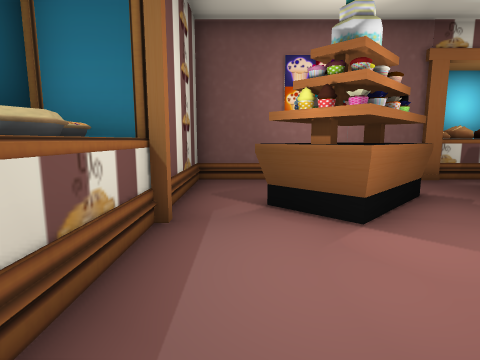
View 1 (above)

21 first-person views from a walk through a 3-D level made in the Unity game engine. The camera is 1.3 m above the floor, tilts 8° down and sees 80° across. Doors are open. The floor is counted in squares, 1 m on a side. Each view is taken from the middle of a square. On the plan, view 1 faces up. The plan holds only what a view shows up to about 13 squares ahead; the rest is blank. The place goes on beyond the plan.

View 2
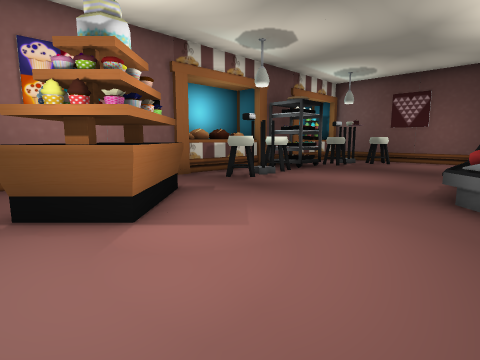

View 3
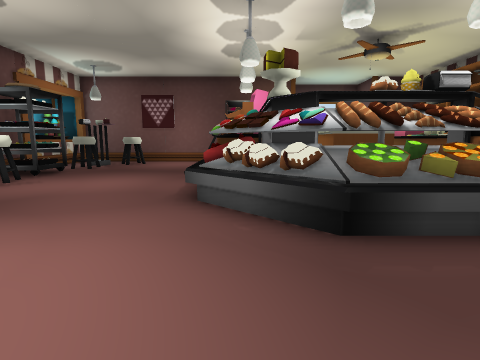

View 4
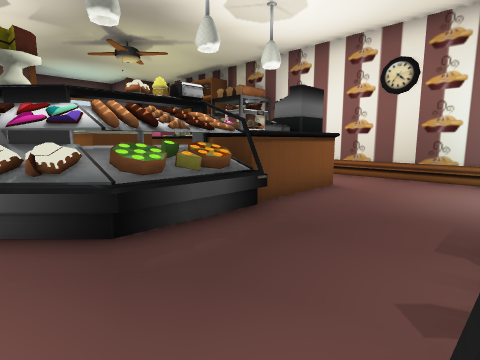

View 5
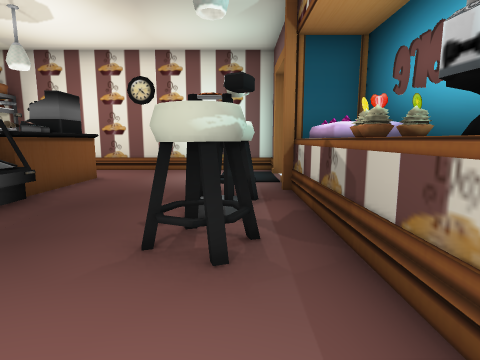

View 6
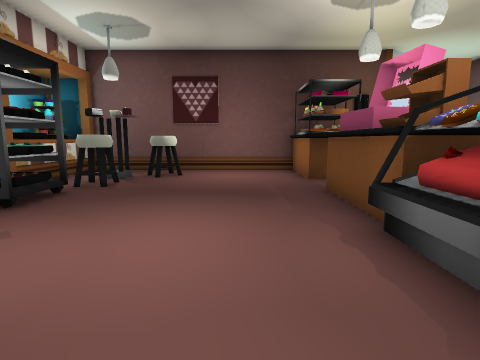

View 7
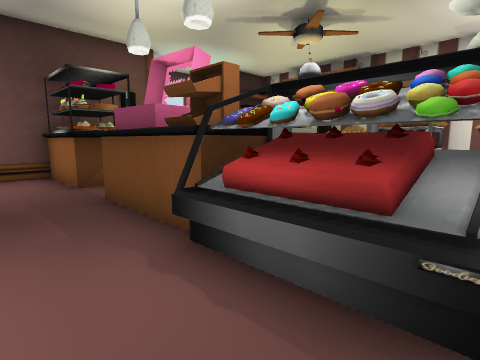

View 8
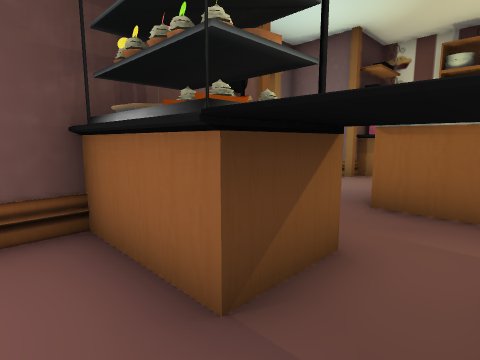

View 9
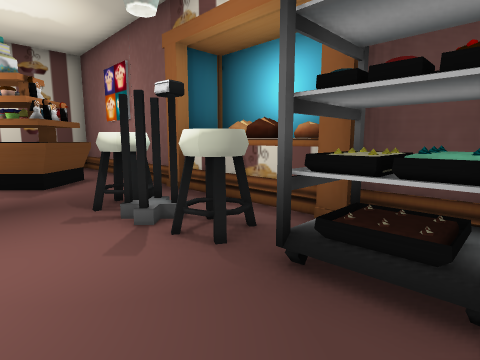

View 10
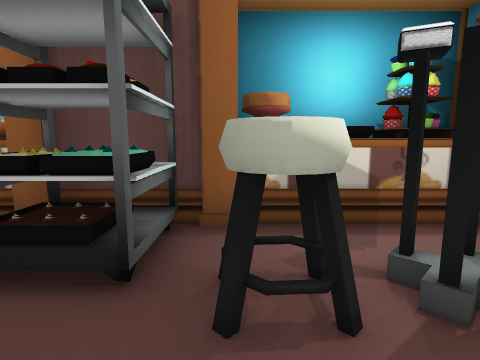

View 11
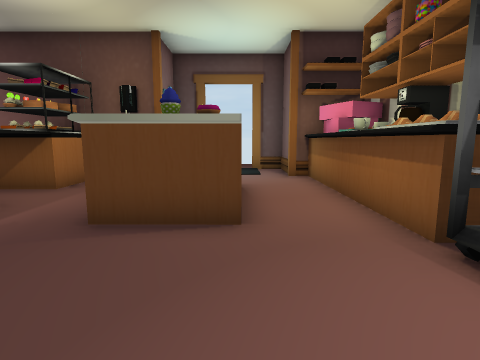

View 12
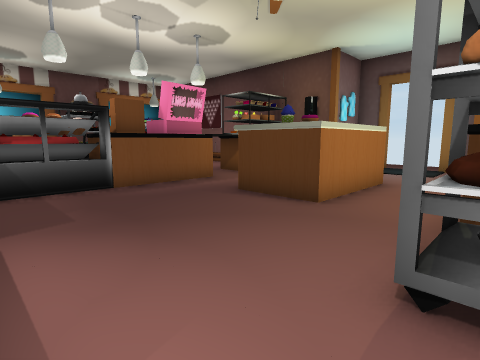

View 13
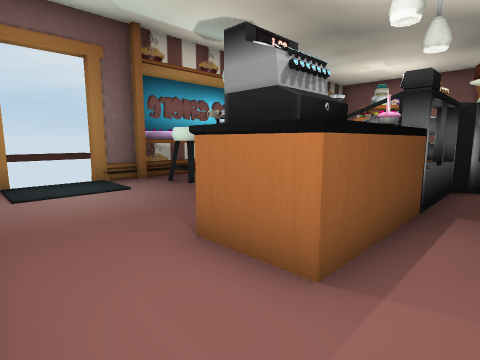

View 14
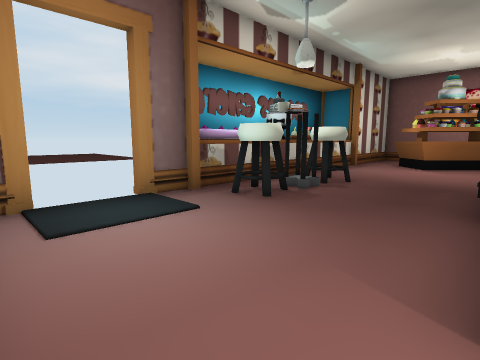

View 15
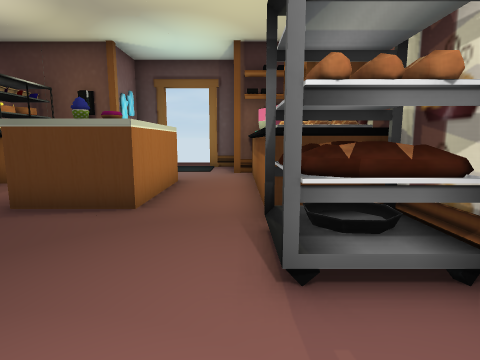

View 16
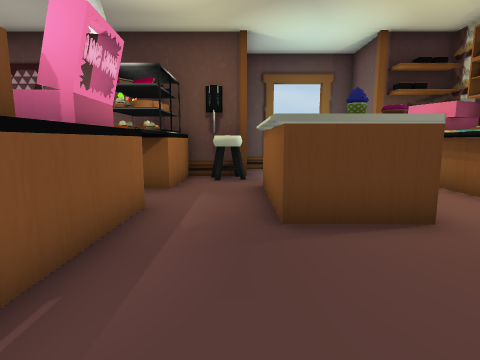

View 17
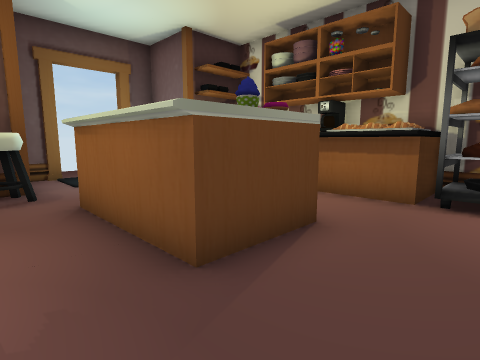

View 18
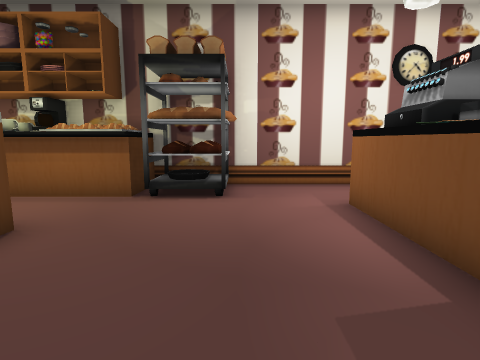

View 19
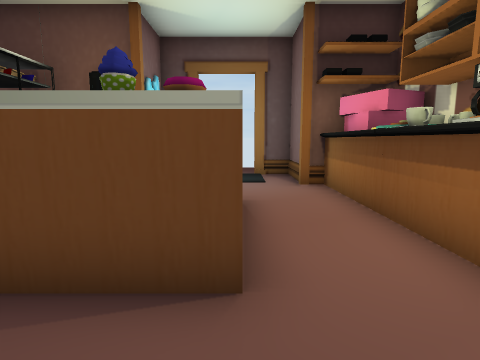

View 20
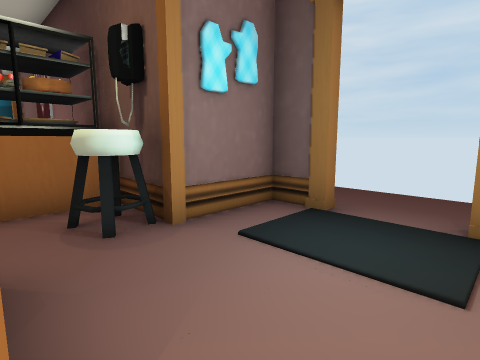

View 21
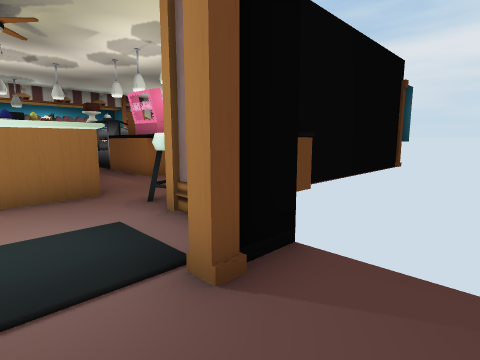

### Floor plan
Key: @ floor where view 1 was taken; # wall or solid block; . floor; D open door; ^ raised ledge; P pillar; S stool; T table; C cake; U counter; H heart; A cup; J jar; M machine; R cash register; N phone; B bread; E pot; O other object.
Columns run from 3 left of view 1 to 23 right of it. Each row starts with its distance up from view 1.
 11            ##      #O^#
 10  ################C  O^#
  9  #.......#########...##
  8  #....O...SSTSCCCS....#
  7  #...OOO..ST.SO.OSST..#
  6  #.OOOOO...........SS.#
  5 ##..OOO............S..#
  4 # P..O................#
  3   ....................#
  2  #....................#
  1  O........OCCUUUUOOUUUU
  0  O.@.....OOCCU   O UOUU
 -1  O.SS...HHOOOUUUUOOUUUU
 -2 ^O.SS...OOO..........N#
 -3 #C.##...OOO.........SP###
 -4 #C.SS...UUU....UUUUU....#..
 -5 ##.SS...J U....U   U... D..
 -6  #P.....MMU....UUUUU... D..
 -7  DD.....RRU.............#
 -8  DD.....UU.....UUUUUUP###
 -9  DD.........OBBU AOO U#
-10  ##.........#BBUUEO
-11   ##############

Positions as (right, up) in squares from view 1, and headings:
1: (0, 0), facing up
2: (0, 0), facing up-right
3: (1, 0), facing right
4: (1, 0), facing down-right
5: (0, 2), facing down
6: (6, 3), facing right
7: (7, 3), facing down-right
8: (14, 2), facing down-right
9: (13, 5), facing up-left
10: (14, 5), facing up
11: (8, -6), facing right
12: (7, -9), facing up-right
13: (8, -10), facing up-left
14: (5, -10), facing up-left
15: (7, -8), facing right
16: (8, -3), facing right
17: (10, -2), facing down-right
18: (9, -2), facing down
19: (10, -6), facing right
20: (16, -7), facing up-right
21: (23, -6), facing up-left
